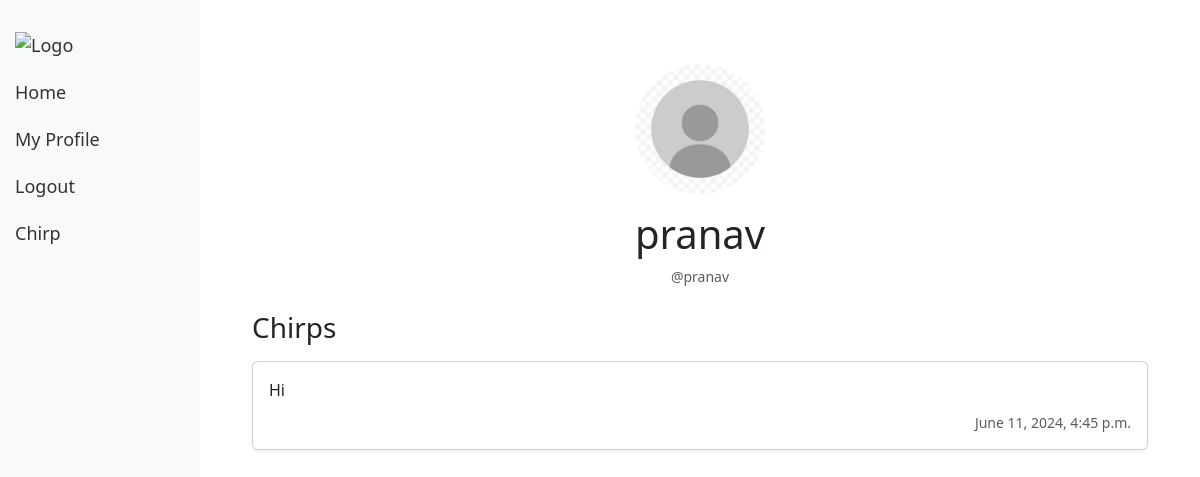
The app's page /user_profile/pranav/ (signed in), older data.
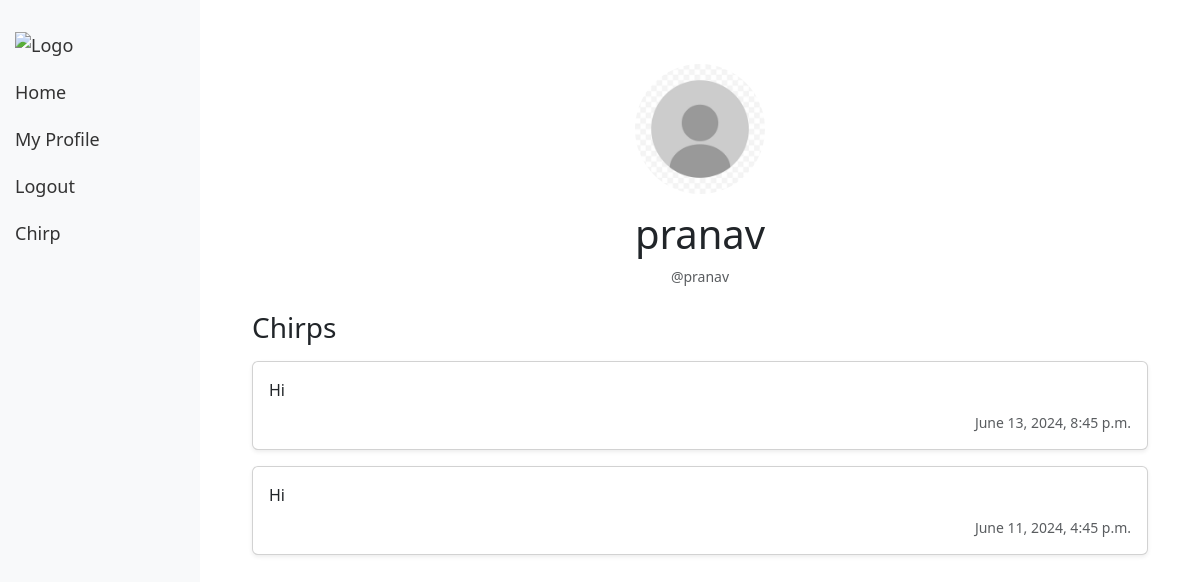
The same page, newer data.
### base/models.py (models this page shows, shortened)
class Chirp(models.Model):
    chirp = models.TextField(max_length=1000, blank=True, null=True)
    author = models.ForeignKey(CustomUser, on_delete=models.CASCADE)
    created = models.DateTimeField(auto_now_add=True)

### base/views.py (the view)
# urls.py: path("user_profile/<str:username>/",views.UserProfile.as_view(), name="user_profile"),
class UserProfile(View):
    def get(self,request, username):
        user = get_object_or_404(CustomUser, username=username)
        chirps = Chirp.objects.filter(author=user.id).order_by('-created')
        return render(request, 'user_profile.html', {"user":user,"chirps":chirps})

### base/models.py (called while the page is built)
    @property
    def Photourl(self):
        try:
            url = self.profile_photo.url
        except:
            url = settings.MEDIA_URL + 'default.jpg'
        return url

### base/templates/user_profile.html
{% extends 'index.html' %}
{% block content %}
<div class="content-wrapper">
  <div class="container mt-4">
    <div class="profile-header text-center mb-4">
      <img src="{{ user.Photourl }}" class="rounded-circle profile-picture img-small" alt="{{ user.username }}">
      <h1 class="mt-3">{{ user.username }}</h1>
      <p class="text-muted">@{{ user.username }}</p>
    </div>
    <div class="chirp-list">
      <h3 class="mb-3">Chirps</h3>
      {% for chirp in chirps %}
      <div class="chirp card shadow-sm mb-3">
        <div class="card-body">
          <p class="card-text">{{ chirp.chirp }}</p>
          <p class="text-muted">
            <span class="float-end">{{ chirp.created|date:"F j, Y, g:i a" }}</span>
          </p>
        </div>
      </div>
      {% endfor %}
    </div>
  </div>
</div>
{% endblock %}

Row changes from the older to the newer data that the page shows:
added Chirp: chirp "Hi", created "June 13, 2024, 8:45 p.m."
